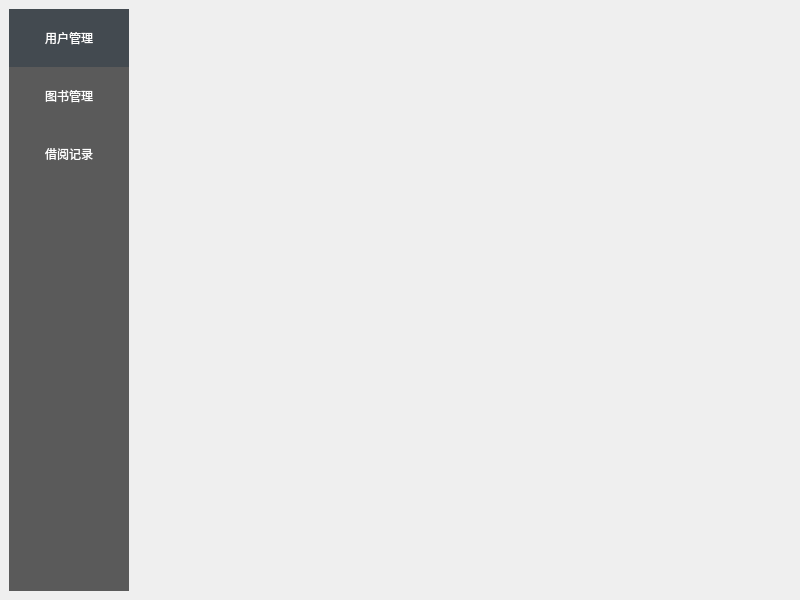
<?xml version="1.0" encoding="UTF-8"?>
<ui version="4.0">
 <class>MainWindow</class>
 <widget class="QMainWindow" name="MainWindow">
  <property name="geometry">
   <rect>
    <x>0</x>
    <y>0</y>
    <width>800</width>
    <height>600</height>
   </rect>
  </property>
  <property name="windowTitle">
   <string>图书与借阅管理系统</string>
  </property>
  <widget class="QWidget" name="centralwidget">
   <property name="styleSheet">
    <string notr="true">QWidget#tool QToolButton{border:none;background-color: rgb(90, 90, 90);color:white;min-height:55px;font:14px&quot;黑体&quot;}
QWidget#tool QToolButton:checked{background-color: rgb(67, 74, 80);}
QWidget#tool {background-color: rgb(90, 90, 90);}
QPushButton[name=&quot;btn&quot;]:pressed{background: rgb(135, 130, 112);}
</string>
   </property>
   <layout class="QGridLayout" name="gridLayout_2">
    <item row="0" column="0">
     <widget class="QWidget" name="tool" native="true">
      <property name="minimumSize">
       <size>
        <width>120</width>
        <height>0</height>
       </size>
      </property>
      <property name="maximumSize">
       <size>
        <width>120</width>
        <height>16777215</height>
       </size>
      </property>
      <layout class="QGridLayout" name="gridLayout">
       <property name="leftMargin">
        <number>0</number>
       </property>
       <property name="topMargin">
        <number>0</number>
       </property>
       <property name="rightMargin">
        <number>0</number>
       </property>
       <property name="bottomMargin">
        <number>0</number>
       </property>
       <property name="spacing">
        <number>0</number>
       </property>
       <item row="3" column="0">
        <spacer name="verticalSpacer">
         <property name="orientation">
          <enum>Qt::Orientation::Vertical</enum>
         </property>
         <property name="sizeHint" stdset="0">
          <size>
           <width>20</width>
           <height>349</height>
          </size>
         </property>
        </spacer>
       </item>
       <item row="0" column="0">
        <widget class="QToolButton" name="btn_user">
         <property name="sizePolicy">
          <sizepolicy hsizetype="Expanding" vsizetype="Fixed">
           <horstretch>0</horstretch>
           <verstretch>0</verstretch>
          </sizepolicy>
         </property>
         <property name="maximumSize">
          <size>
           <width>120</width>
           <height>16777215</height>
          </size>
         </property>
         <property name="text">
          <string>用户管理</string>
         </property>
         <property name="checkable">
          <bool>true</bool>
         </property>
         <property name="checked">
          <bool>true</bool>
         </property>
         <attribute name="buttonGroup">
          <string notr="true">buttonGroup</string>
         </attribute>
        </widget>
       </item>
       <item row="2" column="0">
        <widget class="QToolButton" name="btn_his">
         <property name="sizePolicy">
          <sizepolicy hsizetype="Expanding" vsizetype="Fixed">
           <horstretch>0</horstretch>
           <verstretch>0</verstretch>
          </sizepolicy>
         </property>
         <property name="maximumSize">
          <size>
           <width>120</width>
           <height>16777215</height>
          </size>
         </property>
         <property name="text">
          <string>借阅记录</string>
         </property>
         <property name="checkable">
          <bool>true</bool>
         </property>
         <property name="checked">
          <bool>false</bool>
         </property>
         <attribute name="buttonGroup">
          <string notr="true">buttonGroup</string>
         </attribute>
        </widget>
       </item>
       <item row="1" column="0">
        <widget class="QToolButton" name="btn_book">
         <property name="sizePolicy">
          <sizepolicy hsizetype="Expanding" vsizetype="Fixed">
           <horstretch>0</horstretch>
           <verstretch>0</verstretch>
          </sizepolicy>
         </property>
         <property name="maximumSize">
          <size>
           <width>120</width>
           <height>16777215</height>
          </size>
         </property>
         <property name="text">
          <string>图书管理</string>
         </property>
         <property name="checkable">
          <bool>true</bool>
         </property>
         <property name="checked">
          <bool>false</bool>
         </property>
         <attribute name="buttonGroup">
          <string notr="true">buttonGroup</string>
         </attribute>
        </widget>
       </item>
      </layout>
     </widget>
    </item>
    <item row="0" column="1">
     <widget class="QStackedWidget" name="stackedWidget">
      <property name="currentIndex">
       <number>-1</number>
      </property>
     </widget>
    </item>
   </layout>
  </widget>
 </widget>
 <resources/>
 <connections/>
 <buttongroups>
  <buttongroup name="buttonGroup"/>
 </buttongroups>
</ui>
